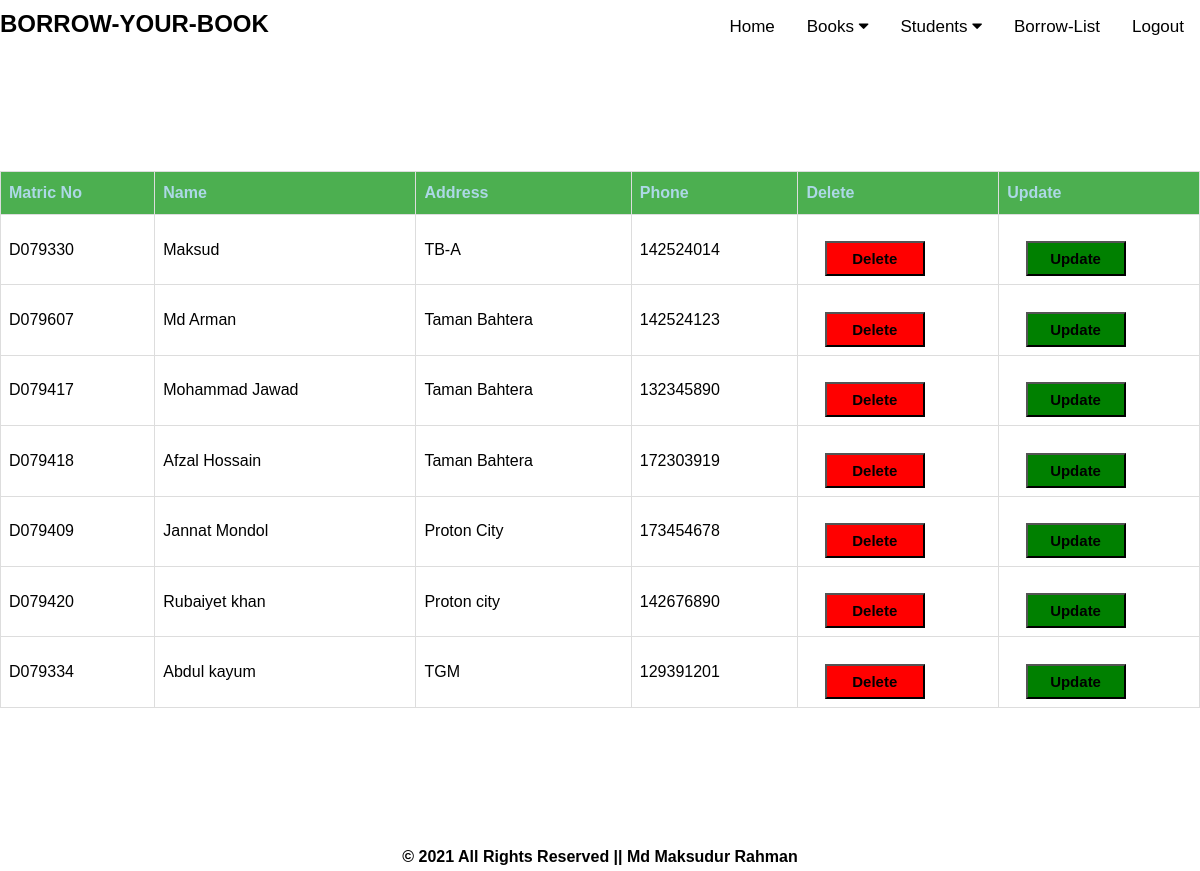
/students, run on the app's committed database.
### tables this page shows
CREATE TABLE "students" (
	"matricno"	TEXT(10) NOT NULL,
	"name"	TEXT(50) NOT NULL,
	"address"	TEXT(50) NOT NULL,
	"phone"	INTEGER NOT NULL,
	"pass"	INTEGER NOT NULL,
	PRIMARY KEY("matricno")
);

### controller.py (the view)
@app.route('/students')
def student():
    rows=students()
    return render_template('view_students.html',rows=rows)

### model.py (called while the page is built)
def students():
 with sql.connect(connect_db) as db:
    qry = 'select * from students'
    result=db.execute(qry)
    return(result)

### templates/view_students.html
{% extends "base.html" %}
{% block content %}
<table id="table">
<tr>
<th>Matric No</th>
<th>Name</th>
<th>Address</th>
<th>Phone</th>
<th>Delete</th>
<th>Update</th>
</tr>
{% for row in rows %}
 <tr>
   <td>{{row[0]}}</td>
   <td>{{row[1]}}</td>
   <td>{{row[2]}}</td>
   <td>{{row[3]}}</td>
   <td><a href='/delete/{{row[0]}}'> <button type="button" class="btn btn-danger" style="background-color: red;font-size: 15px; width: 100px"><strong>Delete</strong></button> </a>
   <td><a href='/edit/{{row[0]}}'> <button type="button" class="btn btn-success" style="background-color: green;font-size: 15px; width: 100px"><strong>Update</strong></button> </a>
 </tr>
{% endfor %}
</table>
{% endblock %}

### templates/base.html (shortened to what this page needs)
<html>
<link rel="stylesheet" href="https://cdnjs.cloudflare.com/ajax/libs/font-awesome/4.7.0/css/font-awesome.min.css">
<link rel="stylesheet" media="screen" href = "../static/css/style.css">
<link rel="stylesheet" media="screen" href = "../static/css/tstyle.css">
<link rel="stylesheet" media="screen" href = "../static/css/formstyle.css">
<head>
</head>
<body style="background-color: white;">
<div class="topnav" id="myTopnav">
  <h2 style="color: black; margin-top: 10px; margin-bottom: -35px;">BORROW-YOUR-BOOK</h2>
  <a href="/logout">Logout</a>
  <a href="/borrow">Borrow-List</a>
  <div class="dropdown">
    <button class="dropbtn">Students
      <i class="fa fa-caret-down"></i>
    </button>
  </div>
  <div class="dropdown">
    <button class="dropbtn">Books
      <i class="fa fa-caret-down"></i>
    </button>
  </div>
  <a href="/">Home</a>
</div>
<div class="container">
  {%block content%}
  {%endblock%}
</div>
<div>
<footer style="background-color: #ffffff; color: black; padding: 5px 0px ; text-align: center; margin-top: 135px">
<h4> &copy 2021 All Rights Reserved || Md Maksudur Rahman</h4>
</footer>
</div>
</body>
</html>

### static/css/style.css (style rules this page uses)
* { margin: 0; padding: 0; font-family: sans-serif; }
.btn { margin-top: 10%; margin-left: 10%; width: 200px; background-color: orange; height: 35px; font-size: 20px; }
body { margin:0;font-family:Arial }
.topnav { overflow: hidden; background-color: #ffffff; }
.topnav a { float: right; display: inline-block; color: black; text-align: center; padding: 14px 16px; text-decoration: none; font-size: 17px; }
.dropdown { float: right; overflow: hidden; }
.dropdown .dropbtn { font-size: 17px; border: none; outline: none; color: black; padding: 14px 16px; background-color: inherit; font-family: inherit; margin: 0; }

### static/css/tstyle.css (style rules this page uses)
#table { margin-top: 10%; font-family: Arial, Helvetica, sans-serif; border-collapse: collapse; width: 100%; }
#table td, #table th { border: 1px solid #ddd; padding: 8px; }
#table th { padding-top: 12px; padding-bottom: 12px; text-align: left; background-color: #4CAF50; color: lightblue; }

### data on the page
students: matricno "D079330", name "Maksud", address "TB-A", phone "142524014"
students: matricno "D079607", name "Md Arman", address "Taman Bahtera", phone "142524123"
students: matricno "D079417", name "Mohammad Jawad", address "Taman Bahtera", phone "132345890"
students: matricno "D079418", name "Afzal Hossain", address "Taman Bahtera", phone "172303919"
students: matricno "D079409", name "Jannat Mondol", address "Proton City", phone "173454678"
students: matricno "D079420", name "Rubaiyet khan", address "Proton city", phone "142676890"
students: matricno "D079334", name "Abdul kayum", address "TGM", phone "129391201"
